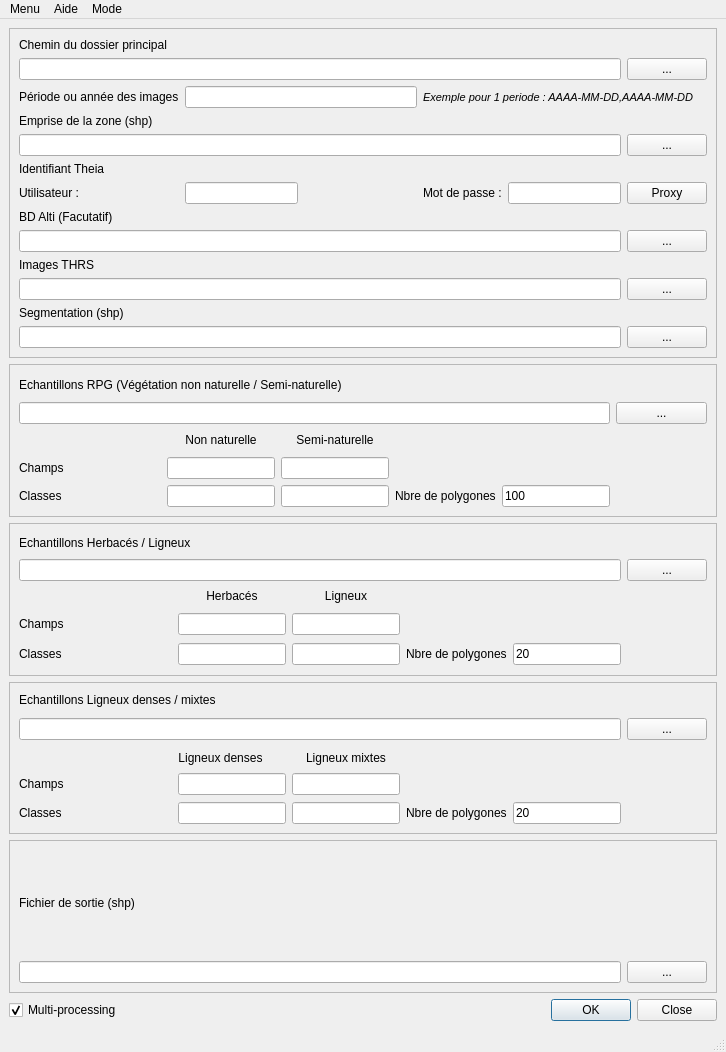
<?xml version="1.0" encoding="UTF-8"?>
<ui version="4.0">
 <class>PHYMOBAT</class>
 <widget class="QMainWindow" name="PHYMOBAT">
  <property name="geometry">
   <rect>
    <x>0</x>
    <y>0</y>
    <width>726</width>
    <height>1052</height>
   </rect>
  </property>
  <property name="windowTitle">
   <string>PHYMOBATs 3.0</string>
  </property>
  <widget class="QWidget" name="centralwidget">
   <layout class="QGridLayout" name="gridLayout_4">
    <item row="5" column="1">
     <widget class="QDialogButtonBox" name="buttonBox">
      <property name="orientation">
       <enum>Qt::Horizontal</enum>
      </property>
      <property name="standardButtons">
       <set>QDialogButtonBox::Close|QDialogButtonBox::Ok</set>
      </property>
     </widget>
    </item>
    <item row="5" column="0">
     <widget class="QCheckBox" name="checkBox_multiprocess">
      <property name="text">
       <string>Multi-processing</string>
      </property>
      <property name="checkable">
       <bool>true</bool>
      </property>
      <property name="checked">
       <bool>true</bool>
      </property>
      <property name="autoRepeat">
       <bool>false</bool>
      </property>
     </widget>
    </item>
    <item row="3" column="0" colspan="2">
     <widget class="QFrame" name="frame_2">
      <property name="frameShape">
       <enum>QFrame::StyledPanel</enum>
      </property>
      <property name="frameShadow">
       <enum>QFrame::Raised</enum>
      </property>
      <layout class="QGridLayout" name="gridLayout_3">
       <item row="5" column="5">
        <widget class="QLabel" name="label_select_sample_nb_poly_3">
         <property name="text">
          <string>&lt;html&gt;&lt;head/&gt;&lt;body&gt;&lt;p&gt;Nbre de polygones&lt;/p&gt;&lt;/body&gt;&lt;/html&gt;</string>
         </property>
        </widget>
       </item>
       <item row="5" column="0">
        <widget class="QLabel" name="label_select_sample_class_6">
         <property name="text">
          <string>Classes</string>
         </property>
        </widget>
       </item>
       <item row="3" column="2">
        <widget class="QLabel" name="label_select_sample_class_7">
         <property name="text">
          <string>&lt;html&gt;&lt;head/&gt;&lt;body&gt;&lt;p align=&quot;center&quot;&gt;Ligneux denses&lt;/p&gt;&lt;/body&gt;&lt;/html&gt;</string>
         </property>
        </widget>
       </item>
       <item row="5" column="6">
        <widget class="QLineEdit" name="lineEdit_select_sample_nb_poly_3">
         <property name="text">
          <string>20</string>
         </property>
        </widget>
       </item>
       <item row="4" column="2" colspan="2">
        <widget class="QLineEdit" name="lineEdit_select_sample_fieldname_5">
         <property name="toolTip">
          <string>Nom du champs qui contient la classe Ligneux denses</string>
         </property>
        </widget>
       </item>
       <item row="1" column="7" rowspan="2">
        <widget class="QPushButton" name="pushButton_browser_sample_path_3">
         <property name="text">
          <string>...</string>
         </property>
        </widget>
       </item>
       <item row="4" column="1">
        <spacer name="horizontalSpacer_4">
         <property name="orientation">
          <enum>Qt::Horizontal</enum>
         </property>
         <property name="sizeHint" stdset="0">
          <size>
           <width>79</width>
           <height>24</height>
          </size>
         </property>
        </spacer>
       </item>
       <item row="5" column="4">
        <widget class="QLineEdit" name="lineEdit_select_sample_class_6">
         <property name="toolTip">
          <string>Intitulé de la classe dans le shapefile</string>
         </property>
        </widget>
       </item>
       <item row="5" column="1">
        <spacer name="horizontalSpacer_6">
         <property name="orientation">
          <enum>Qt::Horizontal</enum>
         </property>
         <property name="sizeHint" stdset="0">
          <size>
           <width>79</width>
           <height>13</height>
          </size>
         </property>
        </spacer>
       </item>
       <item row="4" column="0">
        <widget class="QLabel" name="label_select_sample_fieldname_3">
         <property name="text">
          <string>Champs</string>
         </property>
        </widget>
       </item>
       <item row="0" column="0" colspan="4">
        <widget class="QLabel" name="label_sample_path_3">
         <property name="text">
          <string>Echantillons Ligneux denses / mixtes</string>
         </property>
        </widget>
       </item>
       <item row="3" column="4">
        <widget class="QLabel" name="label_select_sample_class_8">
         <property name="text">
          <string>&lt;html&gt;&lt;head/&gt;&lt;body&gt;&lt;p align=&quot;center&quot;&gt;Ligneux mixtes&lt;/p&gt;&lt;/body&gt;&lt;/html&gt;</string>
         </property>
        </widget>
       </item>
       <item row="1" column="0" rowspan="2" colspan="7">
        <widget class="QLineEdit" name="lineEdit_sample_path_3">
         <property name="toolTip">
          <string>Chemin d'accès au shapefile des échantillons de Ligneux</string>
         </property>
        </widget>
       </item>
       <item row="4" column="4">
        <widget class="QLineEdit" name="lineEdit_select_sample_fieldname_6">
         <property name="toolTip">
          <string>Nom du champs qui contient la classe Ligneux mixtes</string>
         </property>
        </widget>
       </item>
       <item row="5" column="2" colspan="2">
        <widget class="QLineEdit" name="lineEdit_select_sample_class_5">
         <property name="toolTip">
          <string>Intitulé de la classe dans le shapefile</string>
         </property>
        </widget>
       </item>
      </layout>
     </widget>
    </item>
    <item row="4" column="0" colspan="2">
     <widget class="QFrame" name="frame_3">
      <property name="frameShape">
       <enum>QFrame::StyledPanel</enum>
      </property>
      <property name="frameShadow">
       <enum>QFrame::Raised</enum>
      </property>
      <layout class="QGridLayout" name="gridLayout_2">
       <item row="0" column="0">
        <widget class="QLabel" name="label_ouput">
         <property name="text">
          <string>Fichier de sortie (shp)</string>
         </property>
        </widget>
       </item>
       <item row="1" column="0">
        <widget class="QLineEdit" name="lineEdit_output">
         <property name="toolTip">
          <string>Chemin du fichier de la cartographie finale</string>
         </property>
        </widget>
       </item>
       <item row="1" column="1">
        <widget class="QPushButton" name="pushButton_browser_output">
         <property name="text">
          <string>...</string>
         </property>
        </widget>
       </item>
      </layout>
     </widget>
    </item>
    <item row="1" column="0" colspan="2">
     <widget class="QFrame" name="frame_4">
      <property name="frameShape">
       <enum>QFrame::StyledPanel</enum>
      </property>
      <property name="frameShadow">
       <enum>QFrame::Raised</enum>
      </property>
      <layout class="QGridLayout" name="gridLayout_5">
       <item row="4" column="1">
        <spacer name="horizontalSpacer_3">
         <property name="orientation">
          <enum>Qt::Horizontal</enum>
         </property>
         <property name="sizeHint" stdset="0">
          <size>
           <width>90</width>
           <height>12</height>
          </size>
         </property>
        </spacer>
       </item>
       <item row="1" column="6">
        <widget class="QPushButton" name="pushButton_browser_sample_path">
         <property name="text">
          <string>...</string>
         </property>
        </widget>
       </item>
       <item row="4" column="6">
        <spacer name="horizontalSpacer_9">
         <property name="orientation">
          <enum>Qt::Horizontal</enum>
         </property>
         <property name="sizeHint" stdset="0">
          <size>
           <width>82</width>
           <height>15</height>
          </size>
         </property>
        </spacer>
       </item>
       <item row="4" column="5">
        <widget class="QLineEdit" name="lineEdit_select_sample_nb_poly">
         <property name="text">
          <string>100</string>
         </property>
        </widget>
       </item>
       <item row="2" column="2">
        <widget class="QLabel" name="label_select_sample_class_1">
         <property name="text">
          <string>&lt;html&gt;&lt;head/&gt;&lt;body&gt;&lt;p align=&quot;center&quot;&gt;Non naturelle&lt;/p&gt;&lt;/body&gt;&lt;/html&gt;</string>
         </property>
        </widget>
       </item>
       <item row="2" column="3">
        <widget class="QLabel" name="label_select_sample_class_2">
         <property name="text">
          <string>&lt;html&gt;&lt;head/&gt;&lt;body&gt;&lt;p align=&quot;center&quot;&gt;Semi-naturelle&lt;/p&gt;&lt;/body&gt;&lt;/html&gt;</string>
         </property>
        </widget>
       </item>
       <item row="3" column="0">
        <widget class="QLabel" name="label_select_sample_fieldname">
         <property name="text">
          <string>Champs</string>
         </property>
        </widget>
       </item>
       <item row="3" column="1">
        <spacer name="horizontalSpacer_2">
         <property name="orientation">
          <enum>Qt::Horizontal</enum>
         </property>
         <property name="sizeHint" stdset="0">
          <size>
           <width>90</width>
           <height>12</height>
          </size>
         </property>
        </spacer>
       </item>
       <item row="4" column="4">
        <widget class="QLabel" name="label_select_sample_nb_poly">
         <property name="text">
          <string>&lt;html&gt;&lt;head/&gt;&lt;body&gt;&lt;p&gt;Nbre de polygones&lt;/p&gt;&lt;/body&gt;&lt;/html&gt;</string>
         </property>
        </widget>
       </item>
       <item row="4" column="3">
        <widget class="QLineEdit" name="lineEdit_select_sample_class_2">
         <property name="toolTip">
          <string>Intitulé de la classe dans le shapefile</string>
         </property>
        </widget>
       </item>
       <item row="3" column="2">
        <widget class="QLineEdit" name="lineEdit_select_sample_fieldname_1">
         <property name="toolTip">
          <string>Nom du champs qui contient la classe Non naturelle</string>
         </property>
        </widget>
       </item>
       <item row="0" column="0" colspan="4">
        <widget class="QLabel" name="label_sample_path">
         <property name="text">
          <string>Echantillons RPG (Végétation non naturelle / Semi-naturelle)</string>
         </property>
        </widget>
       </item>
       <item row="3" column="3">
        <widget class="QLineEdit" name="lineEdit_select_sample_fieldname_2">
         <property name="toolTip">
          <string>Nom du champs qui contient la classe Semi-naturelle</string>
         </property>
        </widget>
       </item>
       <item row="1" column="0" colspan="6">
        <widget class="QLineEdit" name="lineEdit_sample_path">
         <property name="toolTip">
          <string>Chemin d'accès au shapefile RPG</string>
         </property>
        </widget>
       </item>
       <item row="4" column="2">
        <widget class="QLineEdit" name="lineEdit_select_sample_class_1">
         <property name="toolTip">
          <string>Intitulé de la classe dans le shapefile</string>
         </property>
        </widget>
       </item>
       <item row="4" column="0">
        <widget class="QLabel" name="label_select_sample_class">
         <property name="text">
          <string>Classes</string>
         </property>
        </widget>
       </item>
      </layout>
     </widget>
    </item>
    <item row="2" column="0" colspan="2">
     <widget class="QFrame" name="frame_5">
      <property name="frameShape">
       <enum>QFrame::StyledPanel</enum>
      </property>
      <property name="frameShadow">
       <enum>QFrame::Raised</enum>
      </property>
      <layout class="QGridLayout" name="gridLayout_6">
       <item row="4" column="0">
        <widget class="QLabel" name="label_select_sample_class_4">
         <property name="text">
          <string>Classes</string>
         </property>
        </widget>
       </item>
       <item row="1" column="0" colspan="6">
        <widget class="QLineEdit" name="lineEdit_sample_path_2">
         <property name="toolTip">
          <string>Chemin d'accès au shapefile des échantillons Herbacés/Ligneux</string>
         </property>
        </widget>
       </item>
       <item row="3" column="0">
        <widget class="QLabel" name="label_select_sample_fieldname_2">
         <property name="text">
          <string>Champs</string>
         </property>
        </widget>
       </item>
       <item row="4" column="3">
        <widget class="QLineEdit" name="lineEdit_select_sample_class_4">
         <property name="toolTip">
          <string>Intitulé de la classe dans le shapefile</string>
         </property>
        </widget>
       </item>
       <item row="4" column="4">
        <widget class="QLabel" name="label_select_sample_nb_poly_2">
         <property name="text">
          <string>&lt;html&gt;&lt;head/&gt;&lt;body&gt;&lt;p&gt;Nbre de polygones&lt;/p&gt;&lt;/body&gt;&lt;/html&gt;</string>
         </property>
        </widget>
       </item>
       <item row="2" column="2">
        <widget class="QLabel" name="label_select_sample_class_3">
         <property name="text">
          <string>&lt;html&gt;&lt;head/&gt;&lt;body&gt;&lt;p align=&quot;center&quot;&gt;Herbacés&lt;/p&gt;&lt;/body&gt;&lt;/html&gt;</string>
         </property>
        </widget>
       </item>
       <item row="4" column="1">
        <spacer name="horizontalSpacer_8">
         <property name="orientation">
          <enum>Qt::Horizontal</enum>
         </property>
         <property name="sizeHint" stdset="0">
          <size>
           <width>76</width>
           <height>24</height>
          </size>
         </property>
        </spacer>
       </item>
       <item row="3" column="2">
        <widget class="QLineEdit" name="lineEdit_select_sample_fieldname_3">
         <property name="toolTip">
          <string>Nom du champs qui contient la classe Herbacés</string>
         </property>
        </widget>
       </item>
       <item row="1" column="6">
        <widget class="QPushButton" name="pushButton_browser_sample_path_2">
         <property name="text">
          <string>...</string>
         </property>
        </widget>
       </item>
       <item row="3" column="3">
        <widget class="QLineEdit" name="lineEdit_select_sample_fieldname_4">
         <property name="toolTip">
          <string>Nom du champs qui contient la classe Ligneux</string>
         </property>
        </widget>
       </item>
       <item row="3" column="1">
        <spacer name="horizontalSpacer_5">
         <property name="orientation">
          <enum>Qt::Horizontal</enum>
         </property>
         <property name="sizeHint" stdset="0">
          <size>
           <width>76</width>
           <height>24</height>
          </size>
         </property>
        </spacer>
       </item>
       <item row="0" column="0" colspan="3">
        <widget class="QLabel" name="label_sample_path_2">
         <property name="text">
          <string>Echantillons Herbacés / Ligneux</string>
         </property>
        </widget>
       </item>
       <item row="4" column="5">
        <widget class="QLineEdit" name="lineEdit_select_sample_nb_poly_2">
         <property name="text">
          <string>20</string>
         </property>
        </widget>
       </item>
       <item row="4" column="2">
        <widget class="QLineEdit" name="lineEdit_select_sample_class_3">
         <property name="toolTip">
          <string>Intitulé de la classe dans le shapefile</string>
         </property>
        </widget>
       </item>
       <item row="2" column="3">
        <widget class="QLabel" name="label_select_sample_class_5">
         <property name="text">
          <string>&lt;html&gt;&lt;head/&gt;&lt;body&gt;&lt;p align=&quot;center&quot;&gt;Ligneux&lt;/p&gt;&lt;/body&gt;&lt;/html&gt;</string>
         </property>
        </widget>
       </item>
      </layout>
     </widget>
    </item>
    <item row="0" column="0" colspan="2">
     <widget class="QFrame" name="frame">
      <property name="frameShape">
       <enum>QFrame::StyledPanel</enum>
      </property>
      <property name="frameShadow">
       <enum>QFrame::Raised</enum>
      </property>
      <layout class="QGridLayout" name="gridLayout">
       <item row="2" column="1" colspan="2">
        <widget class="QLineEdit" name="lineEdit_year_images">
         <property name="toolTip">
          <string>Période des images à télécharger. Pour 2 périodes : Date_begin-Date_en;Date_begin-Date_end</string>
         </property>
        </widget>
       </item>
       <item row="10" column="0" colspan="5">
        <widget class="QLineEdit" name="lineEdit_VHRS"/>
       </item>
       <item row="0" column="0" colspan="2">
        <widget class="QLabel" name="label_principal_folder">
         <property name="text">
          <string>Chemin du dossier principal</string>
         </property>
        </widget>
       </item>
       <item row="1" column="0" colspan="5">
        <widget class="QLineEdit" name="lineEdit_principal_folder">
         <property name="toolTip">
          <string>Dossier principal où se trouve tous les fichiers et dossiers des données</string>
         </property>
        </widget>
       </item>
       <item row="1" column="5">
        <widget class="QPushButton" name="pushButton_browser_principal_folder">
         <property name="toolTip">
          <string>Parcourir</string>
         </property>
         <property name="text">
          <string>...</string>
         </property>
        </widget>
       </item>
       <item row="2" column="0">
        <widget class="QLabel" name="label_year_images">
         <property name="text">
          <string>Période ou année des images</string>
         </property>
        </widget>
       </item>
       <item row="3" column="0" colspan="2">
        <widget class="QLabel" name="label_area_path">
         <property name="text">
          <string>Emprise de la zone (shp)</string>
         </property>
        </widget>
       </item>
       <item row="4" column="0" colspan="5">
        <widget class="QLineEdit" name="lineEdit_area_path"/>
       </item>
       <item row="4" column="5">
        <widget class="QPushButton" name="pushButton_browser_area_path">
         <property name="text">
          <string>...</string>
         </property>
        </widget>
       </item>
       <item row="5" column="0">
        <widget class="QLabel" name="label_id_theia">
         <property name="text">
          <string>Identifiant Theia</string>
         </property>
        </widget>
       </item>
       <item row="6" column="0">
        <widget class="QLabel" name="label_user">
         <property name="text">
          <string>Utilisateur :</string>
         </property>
        </widget>
       </item>
       <item row="6" column="1">
        <widget class="QLineEdit" name="lineEdit_user"/>
       </item>
       <item row="6" column="2">
        <spacer name="horizontalSpacer_7">
         <property name="orientation">
          <enum>Qt::Horizontal</enum>
         </property>
         <property name="sizeHint" stdset="0">
          <size>
           <width>73</width>
           <height>13</height>
          </size>
         </property>
        </spacer>
       </item>
       <item row="6" column="3">
        <widget class="QLabel" name="label_password">
         <property name="text">
          <string>Mot de passe :</string>
         </property>
        </widget>
       </item>
       <item row="6" column="4">
        <widget class="QLineEdit" name="lineEdit_password">
         <property name="toolTip">
          <string>Mot de passe masqué</string>
         </property>
         <property name="echoMode">
          <enum>QLineEdit::Password</enum>
         </property>
        </widget>
       </item>
       <item row="7" column="0">
        <widget class="QLabel" name="checkBox_MNT">
         <property name="text">
          <string>BD Alti (Facutatif)</string>
         </property>
        </widget>
       </item>
       <item row="8" column="0" colspan="5">
        <widget class="QLineEdit" name="lineEdit_MNT"/>
       </item>
       <item row="8" column="5">
        <widget class="QPushButton" name="pushButton_browser_MNT">
         <property name="text">
          <string>...</string>
         </property>
        </widget>
       </item>
       <item row="9" column="0">
        <widget class="QLabel" name="checkBox_VHRS">
         <property name="text">
          <string>Images THRS</string>
         </property>
        </widget>
       </item>
       <item row="10" column="5">
        <widget class="QPushButton" name="pushButton_browser_VHRS">
         <property name="text">
          <string>...</string>
         </property>
        </widget>
       </item>
       <item row="11" column="0" colspan="2">
        <widget class="QLabel" name="label_segmentation">
         <property name="text">
          <string>Segmentation (shp)</string>
         </property>
        </widget>
       </item>
       <item row="12" column="0" colspan="5">
        <widget class="QLineEdit" name="lineEdit_segmentation"/>
       </item>
       <item row="12" column="5">
        <widget class="QPushButton" name="pushButton_browser_segmentation">
         <property name="text">
          <string>...</string>
         </property>
        </widget>
       </item>
       <item row="6" column="5">
        <widget class="QPushButton" name="proxy">
         <property name="text">
          <string>Proxy</string>
         </property>
        </widget>
       </item>
       <item row="2" column="3" colspan="3">
        <widget class="QLabel" name="label_ex_period">
         <property name="font">
          <font>
           <pointsize>8</pointsize>
           <italic>true</italic>
           <kerning>true</kerning>
          </font>
         </property>
         <property name="text">
          <string>Exemple pour 1 periode : AAAA-MM-DD,AAAA-MM-DD</string>
         </property>
        </widget>
       </item>
      </layout>
     </widget>
    </item>
   </layout>
  </widget>
  <widget class="QMenuBar" name="menubar">
   <property name="enabled">
    <bool>true</bool>
   </property>
   <property name="geometry">
    <rect>
     <x>0</x>
     <y>0</y>
     <width>726</width>
     <height>25</height>
    </rect>
   </property>
   <property name="defaultUp">
    <bool>true</bool>
   </property>
   <widget class="QMenu" name="menuMenu">
    <property name="tearOffEnabled">
     <bool>true</bool>
    </property>
    <property name="title">
     <string>Menu</string>
    </property>
    <addaction name="actionOuvrir"/>
    <addaction name="actionSauver"/>
    <addaction name="actionQuiter"/>
   </widget>
   <widget class="QMenu" name="menuAide">
    <property name="title">
     <string>Aide</string>
    </property>
    <addaction name="actionAide_de_PHYMOBAT"/>
    <addaction name="actionA_propos_de_PHYMOBAT"/>
   </widget>
   <widget class="QMenu" name="menuMode">
    <property name="title">
     <string>Mode</string>
    </property>
    <addaction name="actionMode_Simplifi"/>
    <addaction name="actionMode_expert"/>
   </widget>
   <addaction name="menuMenu"/>
   <addaction name="menuAide"/>
   <addaction name="menuMode"/>
  </widget>
  <widget class="QStatusBar" name="statusbar"/>
  <action name="actionOuvrir">
   <property name="text">
    <string>Ouvrir</string>
   </property>
  </action>
  <action name="actionSauver">
   <property name="text">
    <string>Sauver</string>
   </property>
  </action>
  <action name="actionQuiter">
   <property name="text">
    <string>Quiter</string>
   </property>
  </action>
  <action name="actionAide_de_PHYMOBAT">
   <property name="text">
    <string>Aide de PHYMOBAT</string>
   </property>
  </action>
  <action name="actionA_propos_de_PHYMOBAT">
   <property name="text">
    <string>A propos de PHYMOBAT</string>
   </property>
  </action>
  <action name="actionMode_Simplifi">
   <property name="text">
    <string>Mode Simplifié</string>
   </property>
  </action>
  <action name="actionMode_expert">
   <property name="text">
    <string>Mode expert</string>
   </property>
  </action>
 </widget>
 <tabstops>
  <tabstop>checkBox_multiprocess</tabstop>
  <tabstop>buttonBox</tabstop>
  <tabstop>lineEdit_principal_folder</tabstop>
  <tabstop>pushButton_browser_principal_folder</tabstop>
  <tabstop>lineEdit_year_images</tabstop>
  <tabstop>lineEdit_area_path</tabstop>
  <tabstop>pushButton_browser_area_path</tabstop>
  <tabstop>lineEdit_user</tabstop>
  <tabstop>lineEdit_password</tabstop>
  <tabstop>lineEdit_MNT</tabstop>
  <tabstop>pushButton_browser_MNT</tabstop>
  <tabstop>lineEdit_VHRS</tabstop>
  <tabstop>pushButton_browser_VHRS</tabstop>
  <tabstop>lineEdit_segmentation</tabstop>
  <tabstop>pushButton_browser_segmentation</tabstop>
  <tabstop>lineEdit_sample_path</tabstop>
  <tabstop>pushButton_browser_sample_path</tabstop>
  <tabstop>lineEdit_select_sample_fieldname_1</tabstop>
  <tabstop>lineEdit_select_sample_fieldname_2</tabstop>
  <tabstop>lineEdit_select_sample_class_1</tabstop>
  <tabstop>lineEdit_select_sample_class_2</tabstop>
  <tabstop>lineEdit_select_sample_nb_poly</tabstop>
  <tabstop>lineEdit_sample_path_2</tabstop>
  <tabstop>pushButton_browser_sample_path_2</tabstop>
  <tabstop>lineEdit_select_sample_fieldname_3</tabstop>
  <tabstop>lineEdit_select_sample_fieldname_4</tabstop>
  <tabstop>lineEdit_select_sample_class_3</tabstop>
  <tabstop>lineEdit_select_sample_class_4</tabstop>
  <tabstop>lineEdit_select_sample_nb_poly_2</tabstop>
  <tabstop>lineEdit_sample_path_3</tabstop>
  <tabstop>pushButton_browser_sample_path_3</tabstop>
  <tabstop>lineEdit_select_sample_fieldname_5</tabstop>
  <tabstop>lineEdit_select_sample_fieldname_6</tabstop>
  <tabstop>lineEdit_select_sample_class_5</tabstop>
  <tabstop>lineEdit_select_sample_class_6</tabstop>
  <tabstop>lineEdit_select_sample_nb_poly_3</tabstop>
  <tabstop>lineEdit_output</tabstop>
  <tabstop>pushButton_browser_output</tabstop>
 </tabstops>
 <resources/>
 <connections/>
</ui>
